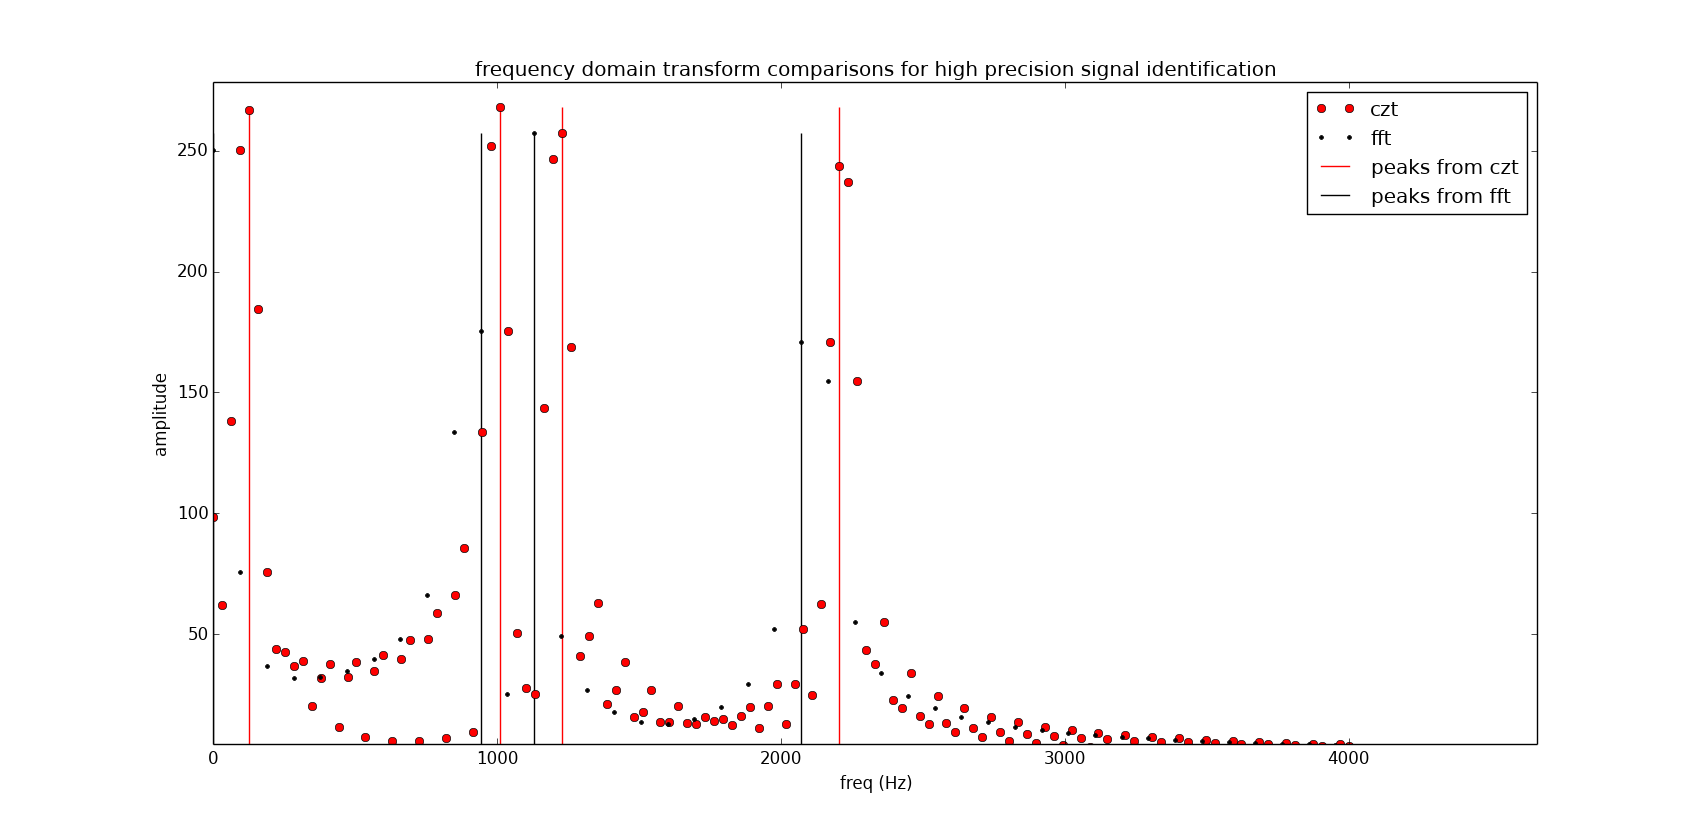

Generate this figure with Python:
from chirpz import chirpz
import numpy as np
from matplotlib import pyplot as plt

t = np.linspace(0, 1, 48e3)
x = np.sin(2200.*t*2*np.pi)[0:512]
x += np.sin(1000.*t*2*np.pi)[0:512]
x += np.sin(1200.*t*2*np.pi)[0:512]
x += np.sin(120.*t*2*np.pi)[0:512]

m = len(x)/4

Fs = 48e3

F1 = 0
F2 = 4000

# input, start, step, length
# def chirpz(x, A, W, M):

cztAmps = np.abs(
		chirpz(x,
		np.e**(1j*2*np.pi*F1/Fs),
		np.e**(-1j*2.0*np.pi*(F2-F1)/(Fs*m)),
		m)
	)

cztFreqs = np.linspace(F1, F2, m)

cztPeaks = [cztFreqs[i-1] for i in range(m) if cztAmps[i-2] < cztAmps[i-1] > cztAmps[i] if cztAmps[i] > max(cztAmps)*0.5]

plt.vlines(cztPeaks, 0, max(cztAmps), 'r', label='peaks from czt')

plt.plot(cztFreqs, cztAmps, 'or', label='czt')

fftFreqs = np.linspace(0, Fs/2, len(x)/2)

fftAmps = np.abs(np.fft.rfft(x))[1::]

fftPeaks = [fftFreqs[i-1] for i in range(m) if fftAmps[i-2] < fftAmps[i-1] > fftAmps[i] if fftAmps[i-1] > max(fftAmps)*0.5]
print fftPeaks
plt.vlines(fftPeaks, 0, max(fftAmps), 'k', label='peaks from fft')

plt.plot(fftFreqs, fftAmps, '.k', label='fft')

plt.xlabel('freq (Hz)')
plt.ylabel('amplitude')
plt.title('frequency domain transform comparisons for high precision signal identification')

plt.legend(loc='best')
plt.show()
